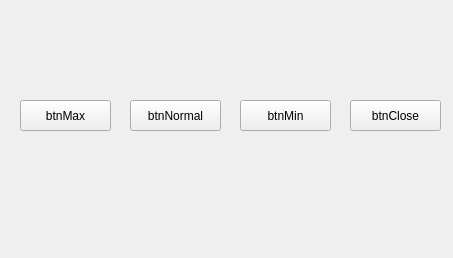
<?xml version="1.0" encoding="UTF-8"?>
<ui version="4.0">
 <class>Widget</class>
 <widget class="QWidget" name="Widget">
  <property name="geometry">
   <rect>
    <x>0</x>
    <y>0</y>
    <width>453</width>
    <height>258</height>
   </rect>
  </property>
  <property name="windowTitle">
   <string>信号与槽的简单使用</string>
  </property>
  <widget class="QPushButton" name="btnMax">
   <property name="geometry">
    <rect>
     <x>20</x>
     <y>100</y>
     <width>91</width>
     <height>31</height>
    </rect>
   </property>
   <property name="text">
    <string>btnMax</string>
   </property>
  </widget>
  <widget class="QPushButton" name="btnNormal">
   <property name="geometry">
    <rect>
     <x>130</x>
     <y>100</y>
     <width>91</width>
     <height>31</height>
    </rect>
   </property>
   <property name="text">
    <string>btnNormal</string>
   </property>
  </widget>
  <widget class="QPushButton" name="btnMin">
   <property name="geometry">
    <rect>
     <x>240</x>
     <y>100</y>
     <width>91</width>
     <height>31</height>
    </rect>
   </property>
   <property name="text">
    <string>btnMin</string>
   </property>
  </widget>
  <widget class="QPushButton" name="btnClose">
   <property name="geometry">
    <rect>
     <x>350</x>
     <y>100</y>
     <width>91</width>
     <height>31</height>
    </rect>
   </property>
   <property name="text">
    <string>btnClose</string>
   </property>
  </widget>
 </widget>
 <resources/>
 <connections/>
</ui>
